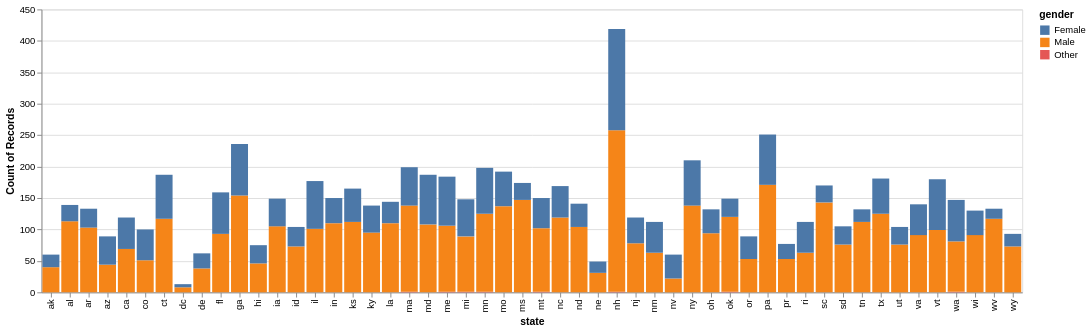

Notebook source saved alongside this figure:
### Markdown cell above
### 1.1: Initial Plot

First let's build a visualization of gender breakdowns in state legislatures.
Use the following:

- stacked bars per state
- each segment of stacked bar is gender

Your graph should somewhat resemble *imgs/ex1.1.png*.

### Code cell
def states_by_gender_initial(df):
    return alt.Chart(df).mark_bar().encode(
        x = "state",
        y = "count()",
        color = "gender",
    )

# render chart
states_by_gender_initial(legislators_df())

### Figure 1 — Vega-Lite specification as saved in the notebook (floating-point values rounded to 4 significant figures; data arrays with more than 128 entries replaced by an {"elided": "..."} marker saying what was removed)
{"config": {"view": {"continuousWidth": 300, "continuousHeight": 300}}, "data": {"name": "data-04b7d41f99d24ad70326425f13df79c0"}, "mark": {"type": "bar"}, "encoding": {"color": {"field": "gender", "type": "nominal"}, "x": {"field": "state", "type": "nominal"}, "y": {"aggregate": "count", "type": "quantitative"}}, "$schema": "https://vega.github.io/schema/vega-lite/v6.4.1.json", "datasets": {"data-04b7d41f99d24ad70326425f13df79c0": {"elided": "7435 records"}}}
